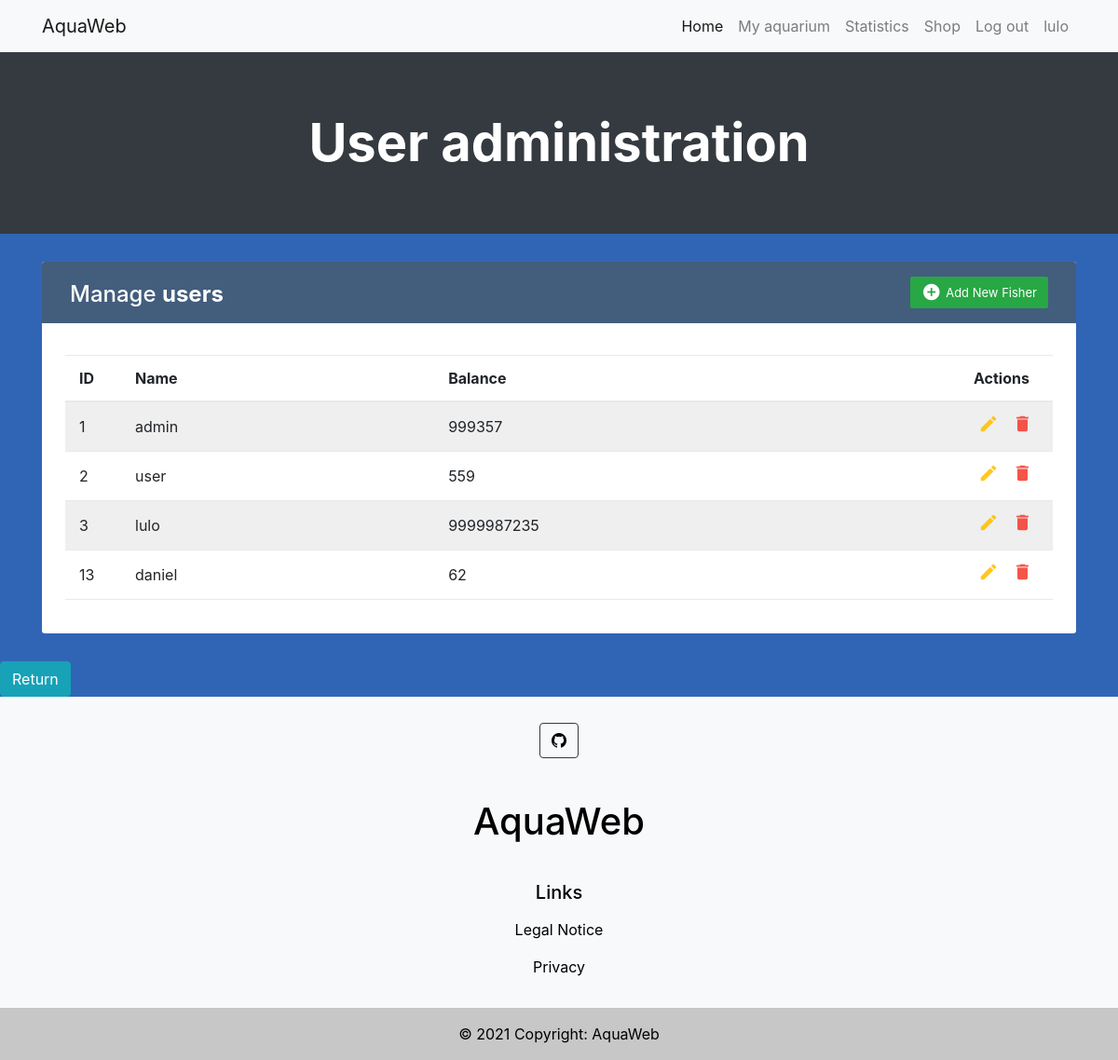
Screenshot of /php/adminuser.php (signed in) with the database file from the repository.
### tables this page shows
CREATE TABLE `users` (
  `id` smallint NOT NULL AUTO_INCREMENT,
  `username` varchar(255) NOT NULL,
  `password` varchar(255) NOT NULL,
  `creation_date` timestamp NOT NULL DEFAULT CURRENT_TIMESTAMP,
  `balance` decimal(10,0) NOT NULL DEFAULT '10',
  PRIMARY KEY (`id`),
  UNIQUE KEY `username_UNIQUE` (`username`)
);

### php/adminuser.php (the view, shortened to what this page needs)
<!DOCTYPE html>
<html lang="en">
<head>
    <link href="https://cdn.jsdelivr.net/npm/bootstrap@5.1.3/dist/css/bootstrap.min.css" rel="stylesheet">
    <link rel="stylesheet" href="../css/style_adminuser.css">
    <link rel="stylesheet" href="../css/shop.css">
    <link rel="stylesheet" href="https://cdn.jsdelivr.net/npm/bootstrap-icons@1.5.0/font/bootstrap-icons.css">
    <link rel="stylesheet" href="https://stackpath.bootstrapcdn.com/bootstrap/4.5.0/css/bootstrap.min.css">
    <link rel="stylesheet" href="https://maxcdn.bootstrapcdn.com/font-awesome/4.7.0/css/font-awesome.min.css">
    <link rel="stylesheet" href="../css/style.css">
</head>
<body>
    <?php
        include('templates/header.php');
    ?>
    <header class="bg-dark py-5">
            <div class="container px-4 px-lg-5 my-5">
                <div class="text-center text-white">
                    <h1 class="display-4 fw-bolder">User administration</h1>
                </div>
            </div>
        </header>
    <main>
        <div class="container-xl">
            <div class="table-responsive">
                <div class="table-wrapper">
                    <div class="table-title">
                        <div class="row">
                            <div class="col-sm-6">
                                <h2>Manage <b>users</b></h2>
                            </div>
                            <div class="col-sm-6">
                                <a href="#addFisherModal" class="btn btn-success" data-toggle="modal"><i class="material-icons">&#xE147;</i> <span>Add New Fisher</span></a>
                            </div>
                        </div>
                    </div>
                    <table class="table table-striped table-hover">
                        <thead>
                        <tr>
                            <th>ID</th>
                            <th>Name</th>
                            <th>Balance</th>
                            <th>Actions</th>
                        </tr>
                        </thead>
                        <tbody>
                        <?php
                        if ($db_connect) {
                            $request = "SELECT * FROM users";
                            $result = mysqli_query($db_connect, $request);
                            while ($row = mysqli_fetch_assoc($result)) {?>
                                <tr>
                                    <div class="fishdescription">
                                        <form id=<?php echo $row["id"] . "formupdatefisharticle"; ?> action="?<?php echo $row['id'];?>update=1" method="post">
                                            <td ><?php echo $row["id"]?></td>
                                            <td><?php echo $row["username"]?></td>
                                            <td><?php echo $row["balance"]?></td>
                                        </form>
                                    </div>
                                    <td>
                                        <a href="#editFisherModal<?php echo $row["id"];?>" class="edit" data-toggle="modal"><i class="material-icons" data-toggle="tooltip" title="Edit">&#xE254;</i></a>
                                        <a href="#deleteFisherModal<?php echo $row["id"];?>" class="delete" data-toggle="modal"><i class="material-icons" data-toggle="tooltip" title="Delete">&#xE872;</i></a>
                                    </td>
                                </tr>
                                <?php
                            }
                        }
                        ?>
                        </tbody>
                    </table>
                </div>
            </div>
        </div>
        <input type="button" onclick="location.href='adminoverview.php'" class="btn btn-info" data-dismiss="modal" value="Return">
    </main>
    <?php
        include('templates/footer.php');
    ?>
</body>
</html>

### php/templates/header.php (shortened to what this page needs)
<?php
if ($db_connect && (isset($_SESSION['userid']))) {
    $request = "SELECT * FROM users WHERE id =" . $_SESSION['userid'];
    $result = mysqli_query($db_connect,$request);
    $row = mysqli_fetch_assoc($result);
    $displayedusername = $row['username'];
}
?>
<header>
    <nav class="navbar navbar-expand-lg navbar-light bg-light fixed-top">
        <div class="container">
            <a class="navbar-brand" href="/dhbw/tinf20-aquaweb/">AquaWeb</a>
            <div class="collapse navbar-collapse" id="navbarResponsive">
                <ul class="navbar-nav ms-auto">
                    <li class="nav-item active">
                        <a class="nav-link" href="/dhbw/tinf20-aquaweb/">Home</a>
                    </li>
                    <?php
                    if(!isset($_SESSION['userid'])) { ?>
                    <li class="nav-item">
                        <a class="nav-link" href="/dhbw/tinf20-aquaweb/php/forms/login.php">Login</a>
                    </li>
                    <li class="nav-item">
                        <a class="nav-link" href="/dhbw/tinf20-aquaweb/php/forms/register.php">Register</a>
                    </li>
                    <?php } else { ?>
                        <li class="nav-item">
                        <a class="nav-link" href="/dhbw/tinf20-aquaweb/php/aquarium.php?user=<?php echo $_SESSION['userid'];?>">My aquarium</a>
                    </li>
                    <li class="nav-item">
                        <a class="nav-link" href="/dhbw/tinf20-aquaweb/php/statistics.php">Statistics</a>
                    </li>
                    <li class="nav-item">
                        <a class="nav-link" href="/dhbw/tinf20-aquaweb/php/shop.php">Shop</a>
                    </li>
                    <li class="nav-item">
                        <a class="nav-link" href="/dhbw/tinf20-aquaweb/php/forms/logout.php">Log out</a>
                    </li>
                    <li class="nav-item">
                    <a class="nav-link" href="/dhbw/tinf20-aquaweb/php/userpage.php"> <?php echo $displayedusername; ?></a>
                    </li>
                    <?php } ?>
                </ul>
            </div>
        </div>
    </nav>
</header>

### css/style_adminuser.css (style rules this page uses)
.table-responsive { margin: 30px 0; }
.table-wrapper { background: #fff; padding: 20px 25px; border-radius: 3px; min-width: 1000px; box-shadow: 0 1px 1px rgba(0,0,0,.05); }
.table-title { background: #435d7d; color: #fff; padding: 16px 30px; min-width: 100%; margin: -20px -25px 10px; border-radius: 3px 3px 0 0; }
.table-title h2 { margin: 5px 0 0; font-size: 24px; }
.table-title .btn { color: #fff; float: right; font-size: 13px; border: none; min-width: 50px; border-radius: 2px; border: none; outline: none !important; margin-left: 10px; }
.table-title .btn i { float: left; font-size: 21px; margin-right: 5px; }
.table-title .btn span { float: left; margin-top: 2px; }
table.table tr th, table.table tr td { border-color: #e9e9e9; padding: 12px 15px; vertical-align: middle; }
table.table tr th:first-child { width: 60px; }
table.table tr th:last-child { width: 100px; }
table.table-striped tbody tr:nth-of-type(odd) { background-color: #fcfcfc; }
table.table td:last-child i { opacity: 0.9; font-size: 22px; margin: 0 5px; }
table.table td a { font-weight: bold; color: #566787; display: inline-block; text-decoration: none; outline: none !important; }
table.table td a.edit { color: #FFC107; }
table.table td a.delete { color: #F44336; }
table.table td i { font-size: 19px; }

### css/shop.css (style rules this page uses)
main { display: table; width: 100vw; }
div.fishdescription { display: inline-block; }

### css/style.css (style rules this page uses)
html { height: 100%; width: 100%; }
body { background-color: rgb(48, 101, 182); color: whitesmoke; width: 100%; height: 100%; display: table; table-layout: fixed; }
main { display: table-row; height: 100%; }
h1 { padding: 2vh 1vw 2vh 1vw; }
a:link { color: black; }
header, footer { height: 56px; display: table-row; }

### rows the page displays
users: username "lulo", id "3", balance "9999987235"
users: id "1", username "admin", balance "999357"
users: id "2", username "user", balance "559"
users: id "13", username "daniel", balance "62"
